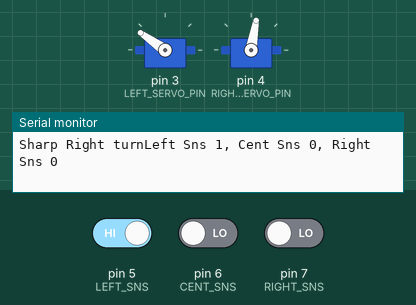
Simulated run of this sketch. Board: Arduino Uno, built with avr-gcc and run on an emulated ATmega328P. On the bench: 2 × servo, the last lines printed to the serial monitor. Inputs (shaded band) come from the test bench; at power-on: pin 5 (LEFT_SNS) HIGH, pin 6 (CENT_SNS) LOW, pin 7 (RIGHT_SNS) LOW.

Above: at 1.2 s.
1.3 s: pin 5 (LEFT_SNS) driven LOW and pin 6 (CENT_SNS) driven HIGH
At 1.9 s:
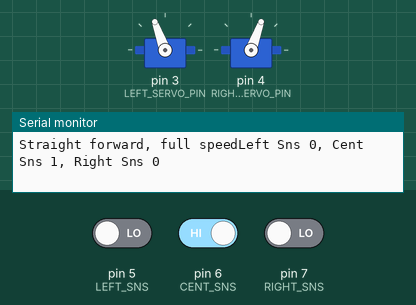
2.9 s: pin 5 (LEFT_SNS) driven HIGH
At 3.7 s:
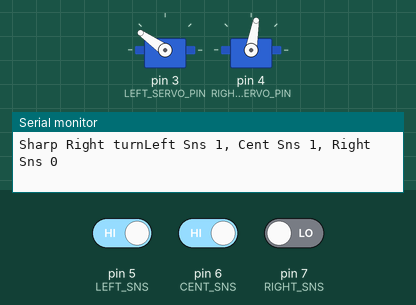
5.9 s: pin 5 (LEFT_SNS) driven LOW
At 6.7 s:
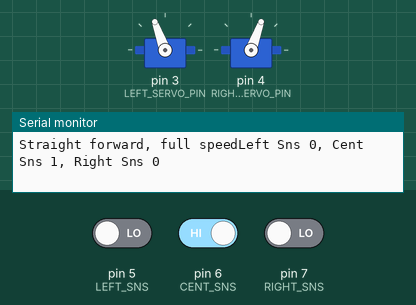
8.9 s: pin 6 (CENT_SNS) driven LOW and pin 7 (RIGHT_SNS) driven HIGH
At 9.5 s:
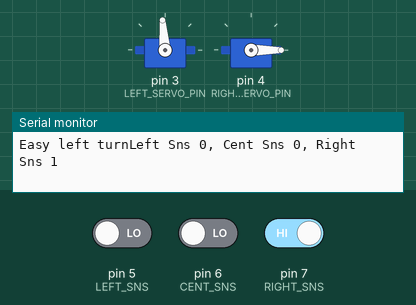
10.4 s: pin 6 (CENT_SNS) driven HIGH
At 11.5 s:
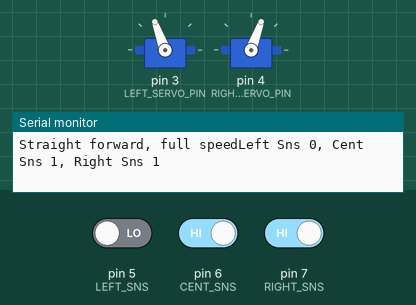
13.4 s: pin 6 (CENT_SNS) driven LOW
At 14.2 s:
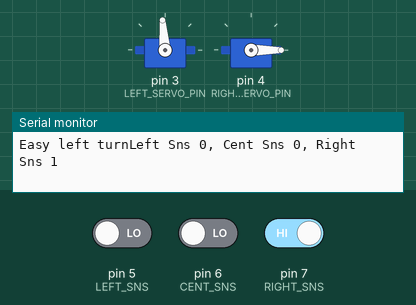
Timing chart, 0 to 16.4 s (numbered marks = the images above; inputs shaded):
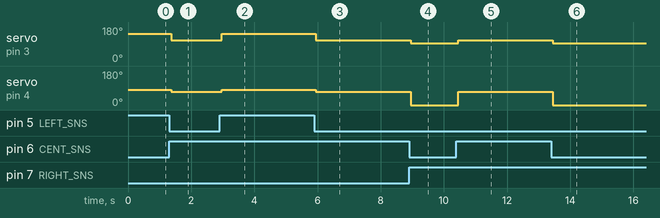

Measured:
- after the input at 1.3 s, servo on pin 3 (LEFT_SERVO_PIN): 145° → 110° after 0.08 s; servo on pin 4 (RIGHT_SERVO_PIN): 80° → 70° after 0.08 s
- after the input at 2.9 s, servo on pin 3 (LEFT_SERVO_PIN): 110° → 145° after 0.07 s; servo on pin 4 (RIGHT_SERVO_PIN): 70° → 80° after 0.07 s
- after the input at 5.9 s, servo on pin 3 (LEFT_SERVO_PIN): 145° → 110° after 0.05 s; servo on pin 4 (RIGHT_SERVO_PIN): 80° → 70° after 0.05 s
- after the input at 8.9 s, servo on pin 3 (LEFT_SERVO_PIN): 110° → 95° at once; servo on pin 4 (RIGHT_SERVO_PIN): 70° → 0° at once
- after the input at 10.4 s, servo on pin 3 (LEFT_SERVO_PIN): 95° → 110° after 0.05 s; servo on pin 4 (RIGHT_SERVO_PIN): 0° → 70° after 0.05 s
- after the input at 13.4 s, servo on pin 3 (LEFT_SERVO_PIN): 110° → 95° after 0.05 s; servo on pin 4 (RIGHT_SERVO_PIN): 70° → 0° after 0.05 s

The sketch:

carbot.ino
```cpp
#include <Servo.h>
#define LEFT_SERVO_PIN   3
#define RIGHT_SERVO_PIN  4
#define LEFT_SNS         5
#define CENT_SNS         6
#define RIGHT_SNS        7
Servo leftServo;
Servo rightServo;

int lastLeft, lastCent, lastRight;

void setup() {
  Serial.begin(9600);

  leftServo.attach(LEFT_SERVO_PIN);
  leftServo.write(90);
  rightServo.attach(RIGHT_SERVO_PIN);
  rightServo.write(90);

  pinMode(LEFT_SNS, INPUT);
  pinMode(CENT_SNS, INPUT);
  pinMode(RIGHT_SNS, INPUT);

  lastLeft = 0;
  lastCent = 0;
  lastRight = 0;
}

void loop() {
  int leftRead = digitalRead(LEFT_SNS);
  int centRead = digitalRead(CENT_SNS);
  int rightRead = digitalRead(RIGHT_SNS);

  String leftSns = "Left Sns " + String(leftRead);
  String centSns = ", Cent Sns " + String(centRead);
  String rightSns = ", Right Sns " + String(rightRead);
  Serial.print(leftSns + centSns + rightSns + "\n");

  if (leftRead == 0 && centRead == 0 && rightRead == 0) {
      leftRead = lastLeft;
      centRead = lastCent;
      rightRead = lastRight;
  }

  if (leftRead) {
    sharpRight();
    lastLeft = 1;
    lastCent = 0;
    lastRight = 0;
  }
  else if (centRead) {
    forward();
    lastLeft = 0;
    lastCent = 1;
    lastRight = 0;
  }
  else if (rightRead) {
    easyLeft();
    lastLeft = 0;
    lastCent = 0;
    lastRight = 1;
  }
  else {
    // idle to give my head a break
    leftServo.write(90);
    rightServo.write(90);
  }
}

void sharpLeft() {
  leftServo.write(90);
  rightServo.write(0);
  Serial.print("Sharp left turn");
}

void easyLeft() {
  leftServo.write(95);
  rightServo.write(0);
  Serial.print("Easy left turn");
}

void forward() {
  leftServo.write(110);
  rightServo.write(70);
  Serial.print("Straight forward, full speed");
}

void sharpRight() {
  leftServo.write(145);
  rightServo.write(80);
  Serial.print("Sharp Right turn");
}

void easyRight() {
  leftServo.write(180);
  rightServo.write(80);
  Serial.print("Easy Right turn");
}
```
